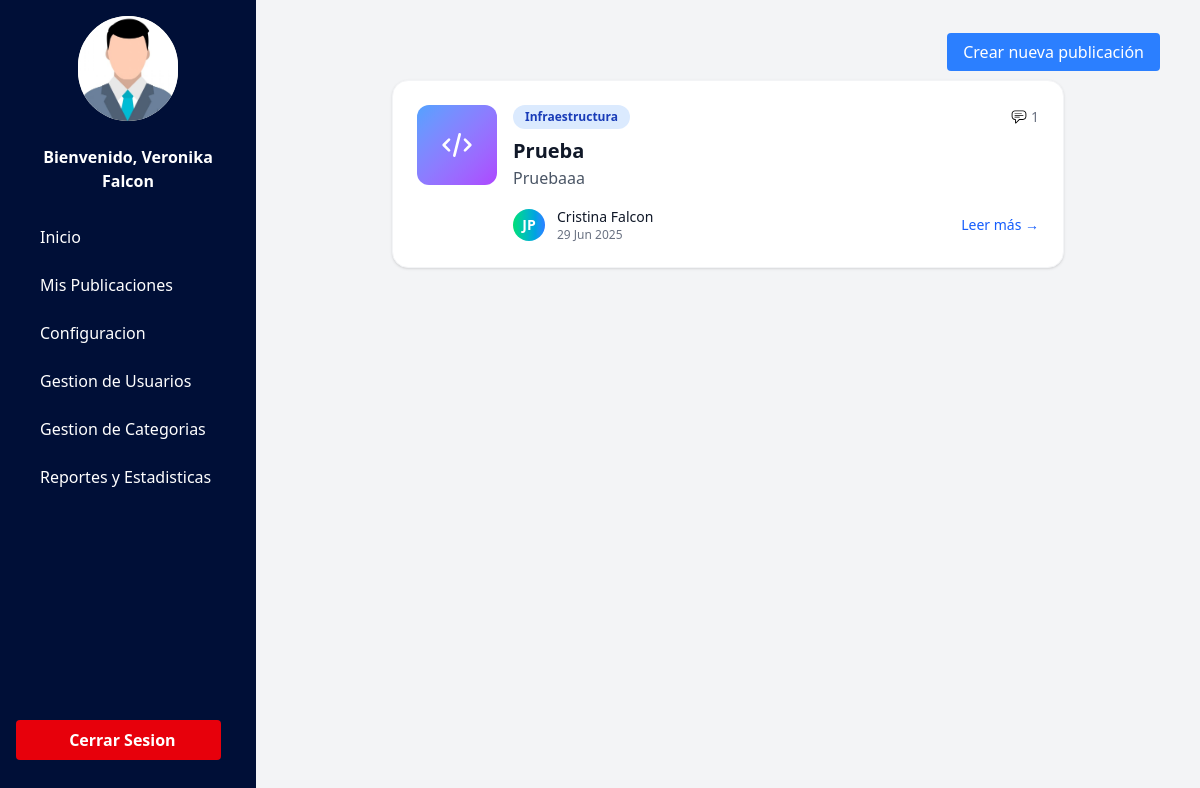
Before: / (signed in) with the older database file.
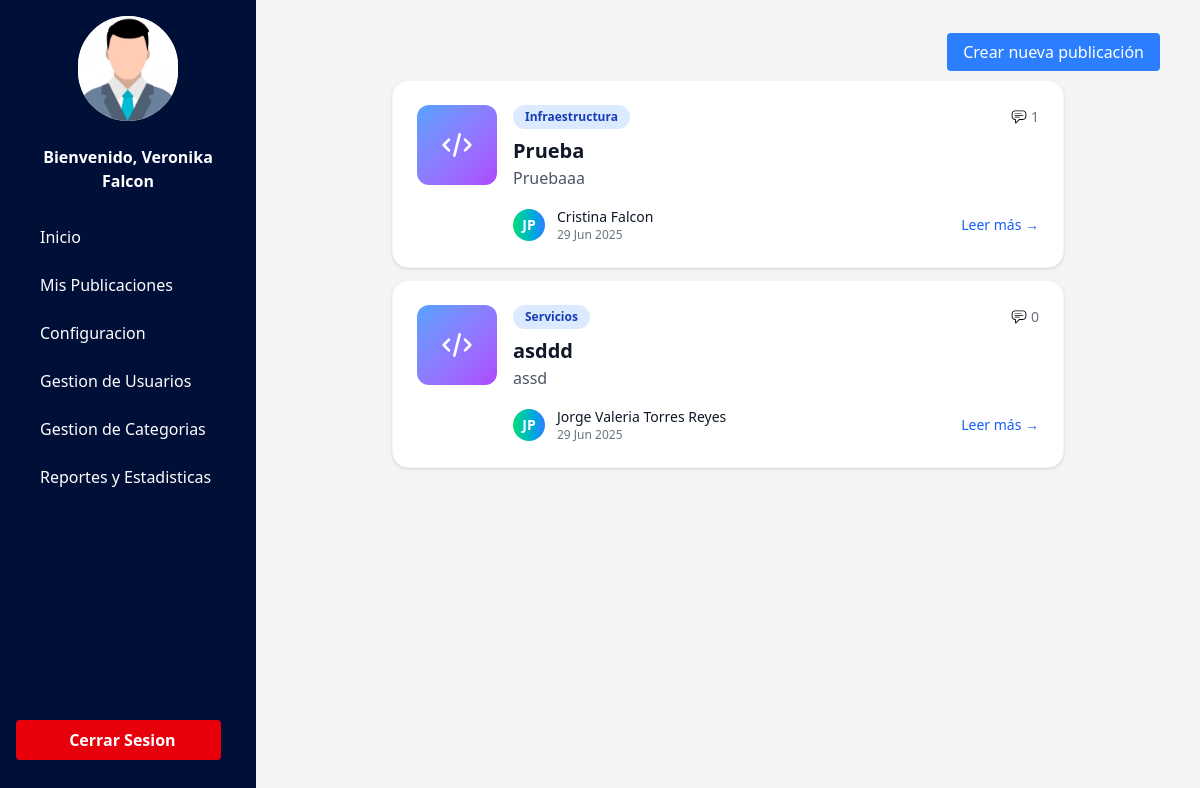
After: the same page with the newer database file.
### publicaciones/models.py (models this page shows, shortened)
class Publicaciones(models.Model):
    titulo = models.CharField(max_length=200)
    contenido = models.TextField(max_length=1000, null=False, blank=False)
    categoria = models.ForeignKey(Categorias, on_delete=models.CASCADE)
    fecha_creacion = models.DateTimeField(auto_now_add=True)
    autor = models.ForeignKey(Usuario, on_delete=models.CASCADE)

class Categorias(models.Model):
    nombre = models.CharField(max_length=100)
    def __str__(self):
        return self.nombre

### usuarios/models.py (models this page shows)
class Usuario(AbstractUser):
    dni = models.CharField(max_length=8, unique=True, null=True, blank=True)

### publicaciones/views.py (the view)
# urls.py: path('', PublicacionesListView.as_view(), name='home'),
class PublicacionesListView(LoginRequiredMixin, ListView):
    template_name = 'home.html'
    model = Publicaciones
    context_object_name = 'publicaciones'
    def get_context_data(self, **kwargs):
        context = super().get_context_data(**kwargs)
        context['mensaje'] = 'Publicaciones disponibles'
        return context

### templates/home.html (shortened to what this page needs)
{% extends 'index.html' %} {% block content %} {%url 'nueva_publicacion' as nueva_publicacion %}
<div class="w-screen h-screen flex">
  <div class="w-auto">{% include 'navbar.html'%}</div>
  <div class="absolute top-10 right-10 z-50">
    <a
      href="{{nueva_publicacion}}"
      class="bg-blue-500 text-white px-4 py-2 rounded"
      >Crear nueva publicación</a
    >
  </div>
  <main
    class="flex flex-col items-center bg-gray-100 relative overflow-y-scroll pt-20 w-full"
  >
    {%if publicaciones%} {%for public in publicaciones%}
    <div
      class="bg-white rounded-2xl p-6 shadow-sm border border-gray-100 card-hover fade-in-up w-full max-w-2xl mb-3"
    >
      <div class="flex items-start space-x-4">
        <div
          class="w-20 h-20 bg-gradient-to-br from-blue-400 to-purple-500 rounded-xl flex items-center justify-center flex-shrink-0"
        >
          <svg
            class="w-8 h-8 text-white"
            fill="none"
            stroke="currentColor"
            viewBox="0 0 24 24"
          >
            <path
              stroke-linecap="round"
              stroke-linejoin="round"
              stroke-width="2"
              d="M10 20l4-16m4 4l4 4-4 4M6 16l-4-4 4-4"
            ></path>
          </svg>
        </div>
        <div class="flex-1">
          <div class="flex items-center justify-between mb-2">
            <span
              class="bg-blue-100 text-blue-800 text-xs font-semibold px-3 py-1 rounded-full"
              >{{ public.categoria }}</span
            >
            <div class="flex items-center space-x-4 text-sm text-gray-500">
              <span class="flex items-center space-x-1">
                <p class="text-sm text-gray-500">
                  {{ public.comentarios.count }}
                </p>
              </span>
            </div>
          </div>
          <a
            href="{% url 'detalle_publicacion' public.id %}"
            class="text-xl font-bold text-gray-900 mb-2 hover:text-blue-600 cursor-pointer"
          >
            {{ public.titulo }}
          </a>
          <p class="text-gray-600 mb-4 leading-relaxed">
            {{ public.contenido|truncatewords:30 }}
          </p>
          <div class="flex items-center justify-between">
            <div class="flex items-center space-x-3">
              <div
                class="w-8 h-8 bg-gradient-to-r from-green-400 to-blue-500 rounded-full flex items-center justify-center"
              >
                <span class="text-white text-sm font-semibold">JP</span>
              </div>
              <div>
                <p class="text-sm font-medium text-gray-900">
                  {{ public.autor.first_name}} {{public.autor.last_name}}
                </p>
                <p class="text-xs text-gray-500">
                  {{ public.fecha_creacion|date:"d M Y" }}
                </p>
              </div>
            </div>
            <a
              href="{% url 'detalle_publicacion' public.id %}"
              class="text-blue-600 hover:text-blue-700 font-medium text-sm"
            >
              Leer más →
            </a>
          </div>
        </div>
      </div>
    </div>
    {%endfor%} {%else%}
    <p>No hay publicaciones disponibles.</p>
    {%endif%}
  </main>
</div>
{%endblock%}

Changed rows visible on the page:
added Publicaciones: categoria "Servicios", comentarios.count "0", titulo "asddd", contenido "assd", autor.first_name "Jorge Valeria", autor.last_name "Torres Reyes", fecha_creacion "29 Jun 2025"
